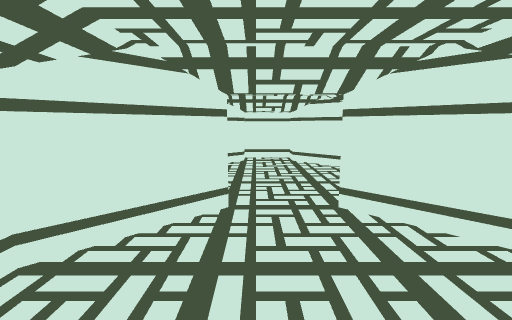
view 1 (above)

12 first-person views from a walk through a Unity game level. The camera is 1.5 m above the floor, tilts 8° down and sees 90° across. The floor is counted in squares, 1 m on a side. Each view is taken from the middle of a square. On the plan, view 1 faces up. The plan holds only what a view shows up to about 13 squares ahead; the rest is blank. The player is left out.

view 2
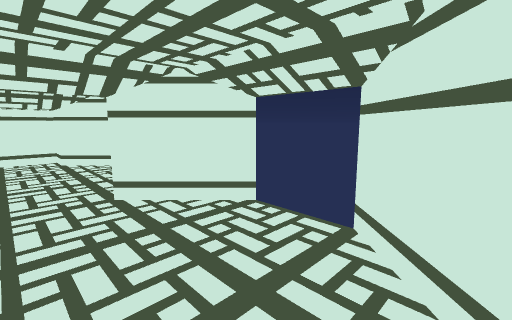

view 3
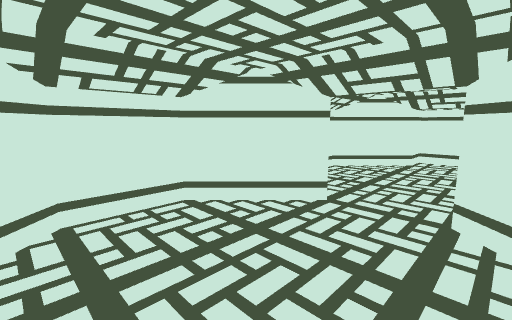

view 4
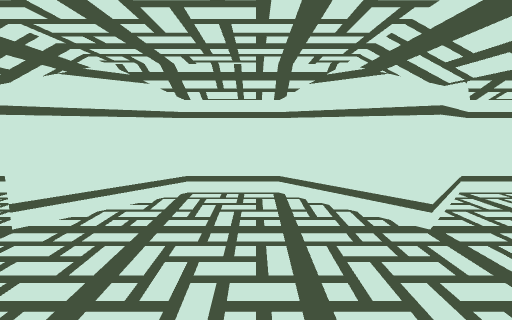

view 5
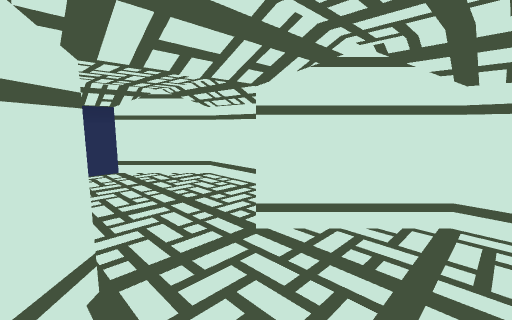

view 6
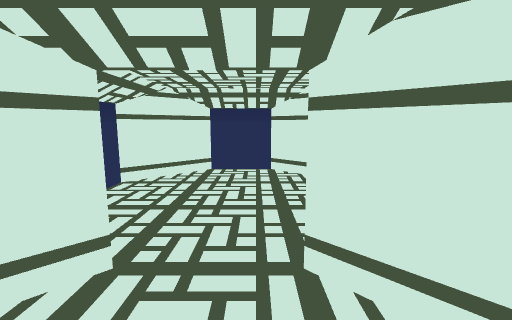

view 7
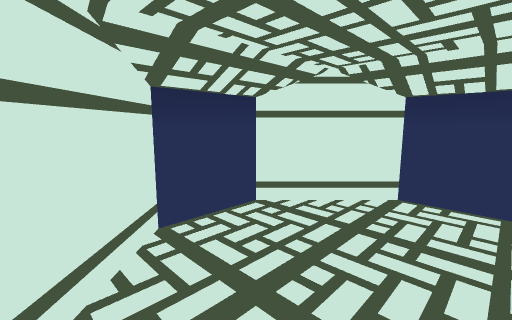

view 8
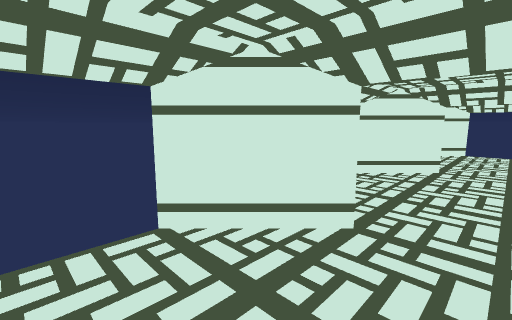

view 9
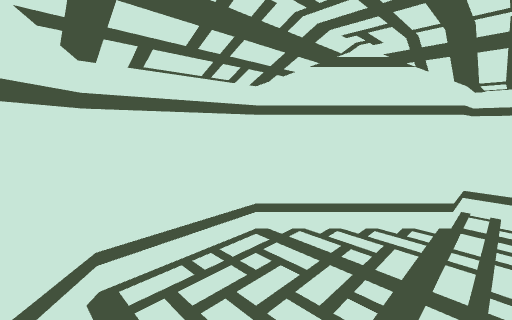

view 10
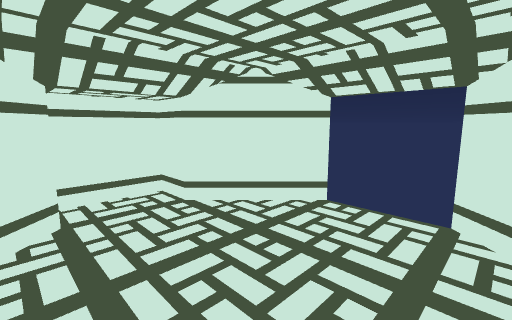

view 11
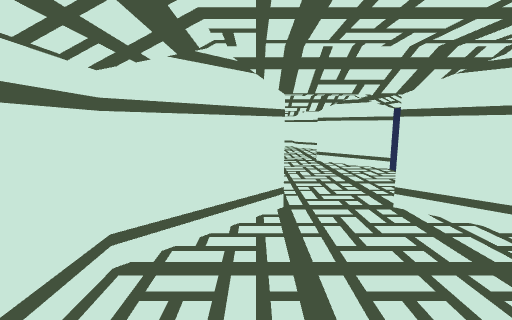

view 12
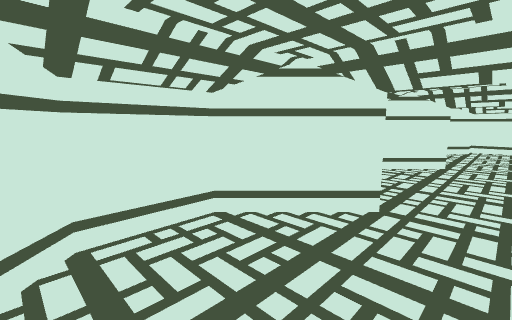

### Floor plan
Points are (right, up) in squares from view 1. A wall is a line through its corners. A room is listed if a view was taken in it or the views show most of it. See-through windows are left out.
Room 1 (views 1, 2, 3, 4, 5, 6, 7)
walls: (1.5, -1.5) (3.5, 0.5); (-0.5, 4.5) (-2.5, 2.5) (-2.5, 0.5) (-0.5, -1.5); (3.6, 2.4) (1.5, 4.5)
ways out: opening at (0.5, 4.5) to room 2; opening at (0.5, -1.5) to room 3
Room 2 (views 8, 9, 10)
walls: (3.6, 8.4) (1.5, 10.5) (1.5, 11.5) (-0.5, 11.5) (-0.5, 10.5) (-2.5, 8.5) (-2.5, 6.5) (-0.5, 4.5); (1.5, 4.5) (3.5, 6.5)
ways out: opening at (0.5, 4.5) to room 1
Room 3 (views 11, 12)
walls: (1.5, -7.5) (3.5, -5.5); (-0.5, -1.5) (-2.5, -3.5) (-2.5, -5.5) (-0.4, -7.6); (3.6, -3.6) (1.5, -1.5)
ways out: opening at (0.5, -1.5) to room 1

Positions as (right, up) in squares from view 1, and headings:
1: (0, 0), facing up
2: (0, -1), facing up-right
3: (2, 0), facing up-left
4: (3, 2), facing left
5: (2, 1), facing down-left
6: (0, 1), facing down
7: (0, -2), facing down-right
8: (0, 8), facing down-right
9: (0, 6), facing up-left
10: (-1, 6), facing up-right
11: (-1, -6), facing up
12: (1, -6), facing up-left
